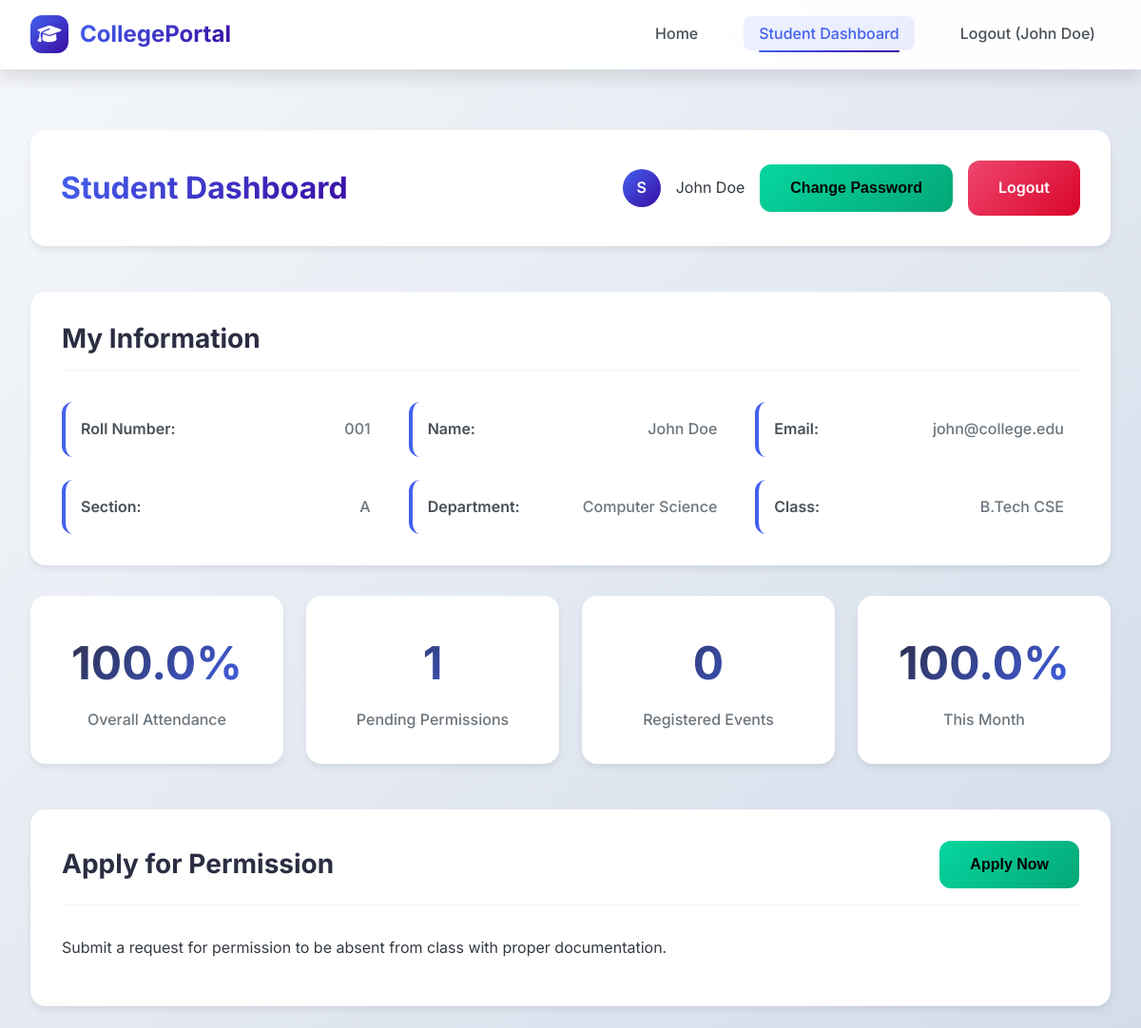
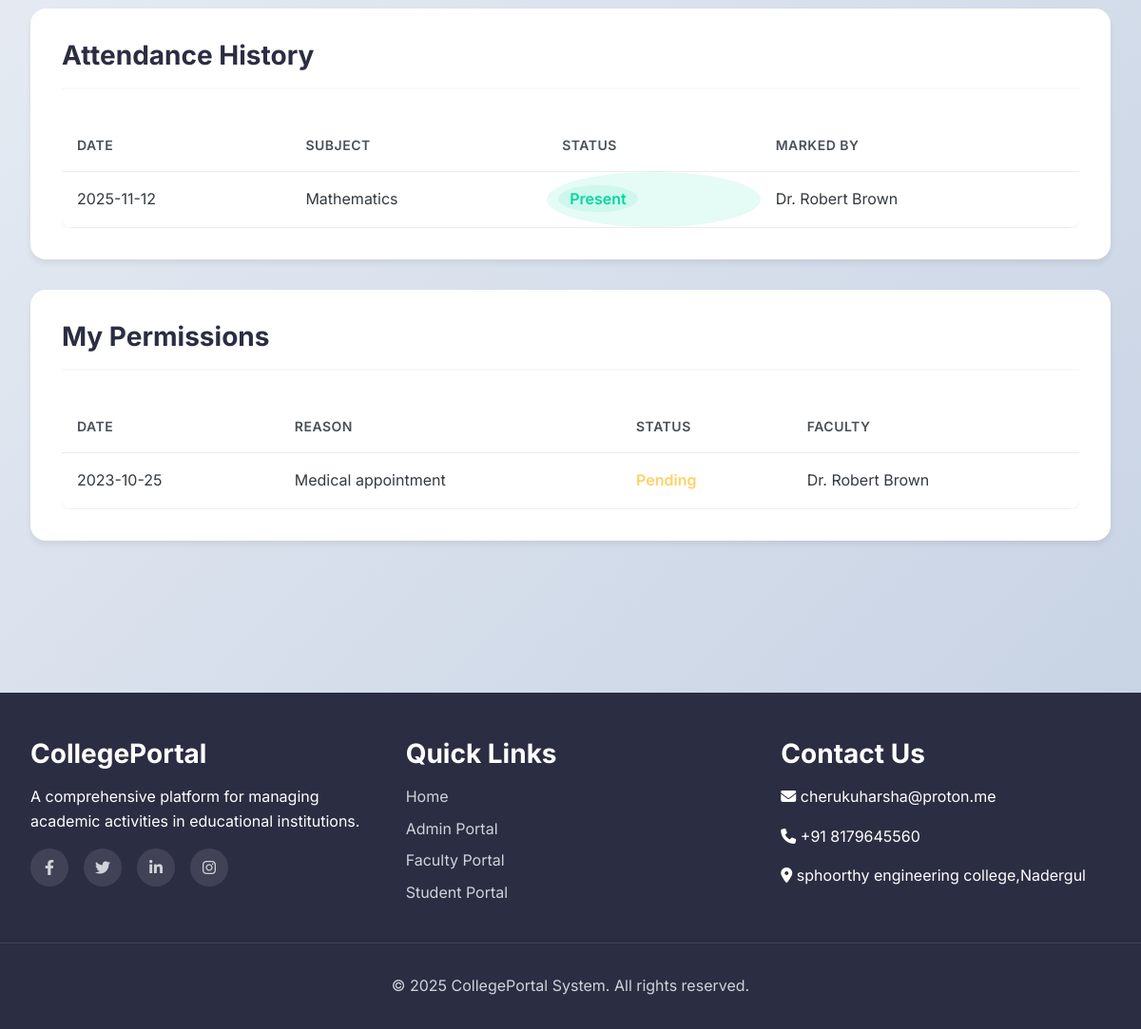
Before: /student/dashboard (signed in) with the older database file (2 pictures, top to bottom).
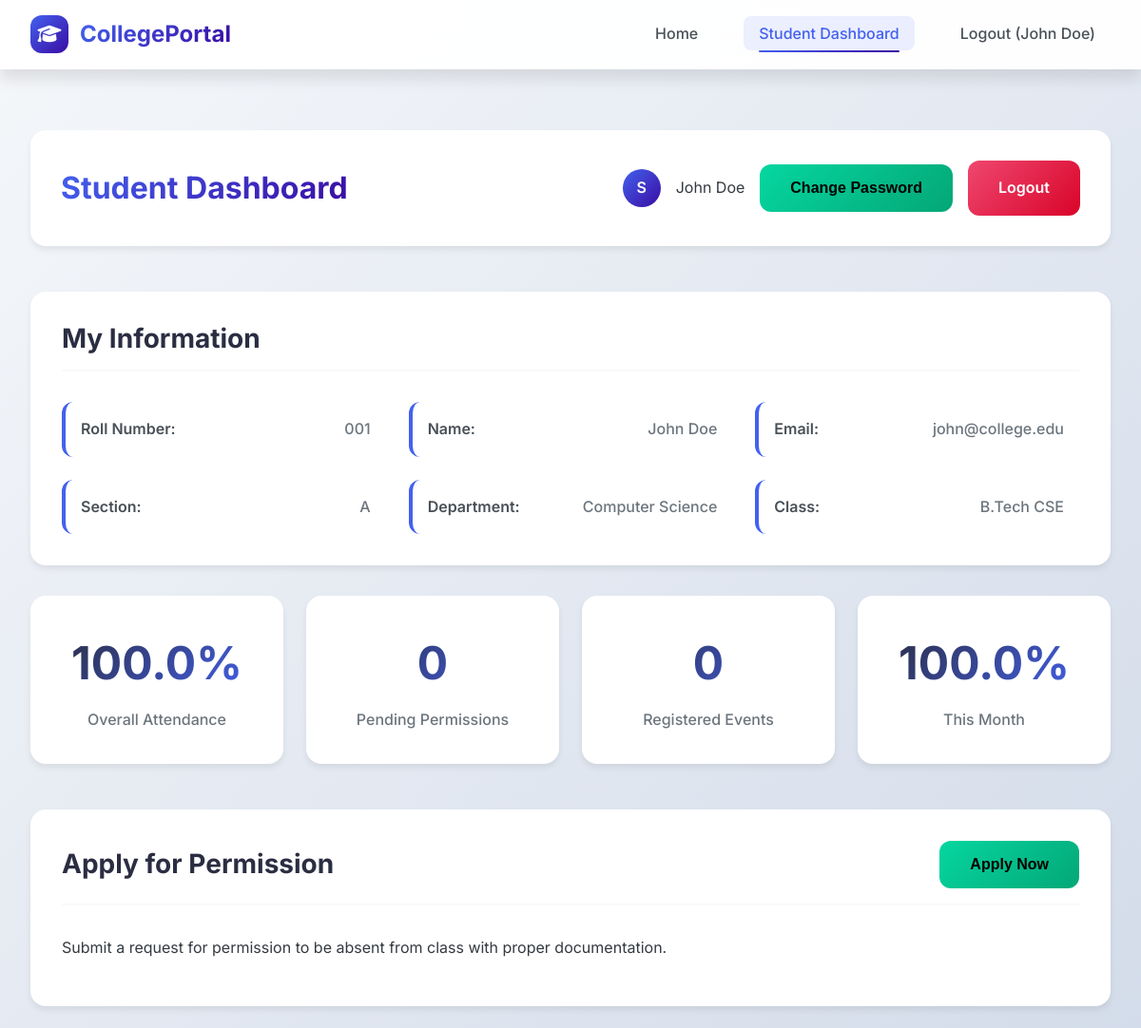
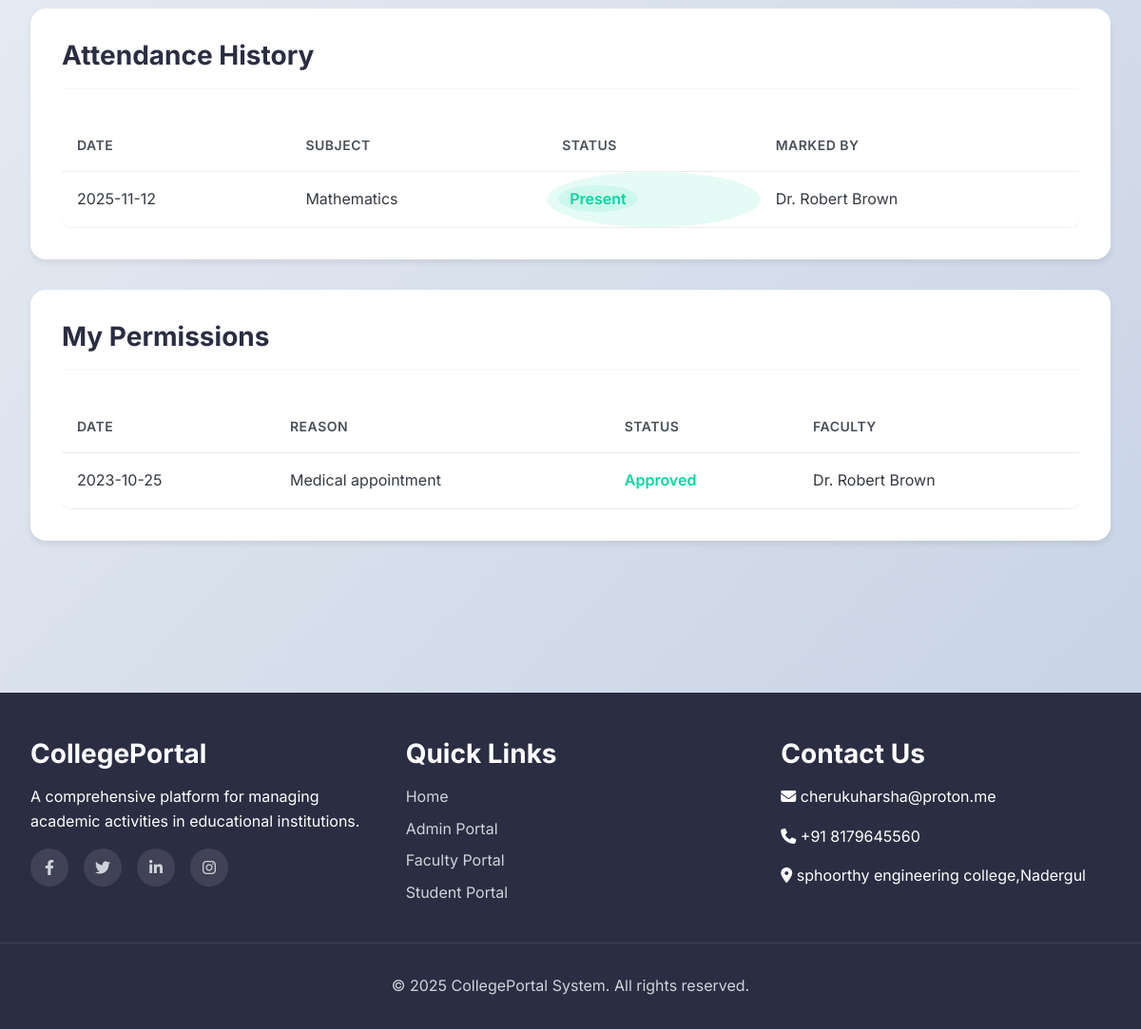
After: the same page with the newer database file (2 pictures, top to bottom).
### tables this page shows
CREATE TABLE users (
            id INTEGER PRIMARY KEY AUTOINCREMENT,
            username TEXT UNIQUE NOT NULL,
            password TEXT NOT NULL,
            role TEXT NOT NULL,
            name TEXT NOT NULL,
            email TEXT,
            rollno TEXT,
            section TEXT,
            department TEXT,
            class TEXT
        );

CREATE TABLE attendance (
            id INTEGER PRIMARY KEY AUTOINCREMENT,
            student_id INTEGER,
            class_id INTEGER,
            date DATE NOT NULL,
            status TEXT NOT NULL,
            marked_by INTEGER,
            created_at TIMESTAMP DEFAULT CURRENT_TIMESTAMP,
            FOREIGN KEY (student_id) REFERENCES users (id),
            FOREIGN KEY (marked_by) REFERENCES users (id)
        );

CREATE TABLE classes (
            id INTEGER PRIMARY KEY AUTOINCREMENT,
            name TEXT NOT NULL,
            faculty_id INTEGER,
            schedule TEXT,
            room TEXT,
            FOREIGN KEY (faculty_id) REFERENCES users (id)
        );

CREATE TABLE permissions (
            id INTEGER PRIMARY KEY AUTOINCREMENT,
            student_id INTEGER,
            faculty_id INTEGER,
            date DATE NOT NULL,
            reason TEXT NOT NULL,
            proof TEXT,
            status TEXT DEFAULT 'pending',
            created_at TIMESTAMP DEFAULT CURRENT_TIMESTAMP,
            FOREIGN KEY (student_id) REFERENCES users (id),
            FOREIGN KEY (faculty_id) REFERENCES users (id)
        );

### app.py (the view)
@app.route('/student/dashboard')
def student_dashboard():
    if 'user_id' not in session or session['role'] != 'student':
        return redirect(url_for('index'))
    conn = get_db_connection()
    student_id = session['user_id']
    clubs_events = conn.execute('SELECT * FROM clubs_events WHERE is_active = 1').fetchall()
    clubs = [ce for ce in clubs_events if ce['type'] == 'club']
    events = [ce for ce in clubs_events if ce['type'] == 'event']
    attendance_percentage = conn.execute('''
        SELECT
            COUNT(CASE WHEN status = 'present' THEN 1 END) * 100.0 / COUNT(*) as percentage
        FROM attendance
        WHERE student_id = ?
    ''', (student_id,)).fetchone()[0] or 0
    pending_permissions = conn.execute('SELECT COUNT(*) FROM permissions WHERE student_id = ? AND status = "pending"', (student_id,)).fetchone()[0]
    events_count = conn.execute('SELECT COUNT(*) FROM student_events WHERE student_id = ?', (student_id,)).fetchone()[0]
    attendance = conn.execute('''
        SELECT
            a.date,
            c.name as subject,
            a.status,
            u.name as marked_by
        FROM attendance a
        LEFT JOIN classes c ON a.class_id = c.id
        LEFT JOIN users u ON a.marked_by = u.id
        WHERE a.student_id = ?
        ORDER BY a.date DESC
        LIMIT 50
    ''', (student_id,)).fetchall()
    permissions = conn.execute('''
        SELECT p.*, u.name as faculty_name
        FROM permissions p
        LEFT JOIN users u ON p.faculty_id = u.id
        WHERE p.student_id = ?
    ''', (student_id,)).fetchall()
    student = conn.execute('SELECT * FROM users WHERE id = ?', (student_id,)).fetchone()
    conn.close()
    return render_template('student_dashboard.html',
                         clubs=clubs,
                         events=events,
                         attendance_percentage=attendance_percentage,
                         pending_permissions=pending_permissions,
                         events_count=events_count,
                         attendance=attendance,
                         permissions=permissions,
                         student=student,
                         current_date=date.today())

### app.py (called while the page is built)
def get_db_connection():
    conn = sqlite3.connect(DATABASE)
    conn.row_factory = sqlite3.Row
    return conn

### templates/student_dashboard.html (shortened to what this page needs)
{% extends "base.html" %}
{% block content %}
<section class="dashboard">
    <div class="container">
        <div class="dashboard-header">
            <h2 class="dashboard-title">Student Dashboard</h2>
            <div class="user-info">
                <div class="user-avatar">S</div>
                <span>{{ session.name }}</span>
                <button class="btn btn-student" id="change-password-btn">Change Password</button>
                <a href="{{ url_for('logout') }}" class="btn btn-danger">Logout</a>
            </div>
        </div>
        <div class="dashboard-section">
            <div class="section-header">
                <h3>My Information</h3>
            </div>
            <div class="student-info-grid">
                <div class="info-item">
                    <label>Roll Number:</label>
                    <span>{{ student.rollno or 'N/A' }}</span>
                </div>
                <div class="info-item">
                    <label>Name:</label>
                    <span>{{ student.name }}</span>
                </div>
                <div class="info-item">
                    <label>Email:</label>
                    <span>{{ student.email or 'N/A' }}</span>
                </div>
                <div class="info-item">
                    <label>Section:</label>
                    <span>{{ student.section or 'N/A' }}</span>
                </div>
                <div class="info-item">
                    <label>Department:</label>
                    <span>{{ student.department or 'N/A' }}</span>
                </div>
                <div class="info-item">
                    <label>Class:</label>
                    <span>{{ student.class or 'N/A' }}</span>
                </div>
            </div>
        </div>
        <div class="dashboard-grid">
            <div class="stat-card">
                <div class="stat-number student-stat">{{ "%.1f"|format(attendance_percentage) }}%</div>
                <p>Overall Attendance</p>
            </div>
            <div class="stat-card">
                <div class="stat-number student-stat">{{ pending_permissions }}</div>
                <p>Pending Permissions</p>
            </div>
            <div class="stat-card">
                <div class="stat-number student-stat">{{ events_count }}</div>
                <p>Registered Events</p>
            </div>
            <div class="stat-card">
                <div class="stat-number student-stat">{{ (attendance|selectattr("status", "equalto", "present")|list|length / attendance|length * 100 if attendance|length > 0 else 0)|round(1) }}%</div>
                <p>This Month</p>
            </div>
        </div>
        <div class="dashboard-section">
            <div class="section-header">
                <h3>Apply for Permission</h3>
                <button class="btn btn-student" id="apply-permission-btn">Apply Now</button>
            </div>
            <p>Submit a request for permission to be absent from class with proper documentation.</p>
        </div>
        <div class="dashboard-section">
            <div class="section-header">
                <h3>Attendance History</h3>
            </div>
            <div class="table-responsive">
                <table>
                    <thead>
                        <tr>
                            <th>Date</th>
                            <th>Subject</th>
                            <th>Status</th>
                            <th>Marked By</th>
                        </tr>
                    </thead>
                    <tbody>
                        {% for record in attendance %}
                        <tr>
                            <td>{{ record.date }}</td>
                            <td>{{ record.subject or 'General' }}</td>
                            <td class="status-{{ record.status }}">
                                {% if record.status == 'present' %}
                                <span class="status-present">Present</span>
                                {% else %}
                                <span class="status-absent">Absent</span>
                                {% endif %}
                            </td>
                            <td>{{ record.marked_by or 'System' }}</td>
                        </tr>
                        {% else %}
                        <tr>
                            <td colspan="4" style="text-align: center; color: #666;">No attendance records found</td>
                        </tr>
                        {% endfor %}
                    </tbody>
                </table>
            </div>
        </div>
        <div class="dashboard-section">
            <div class="section-header">
                <h3>My Permissions</h3>
            </div>
            <div class="table-responsive">
                <table>
                    <thead>
                        <tr>
                            <th>Date</th>
                            <th>Reason</th>
                            <th>Status</th>
                            <th>Faculty</th>
                        </tr>
                    </thead>
                    <tbody>
                        {% for permission in permissions %}
                        <tr>
                            <td>{{ permission.date }}</td>
                            <td>{{ permission.reason }}</td>
                            <td class="status-{{ permission.status }}">{{ permission.status|title }}</td>
                            <td>{{ permission.faculty_name or 'Pending Assignment' }}</td>
                        </tr>
                        {% else %}
                        <tr>
                            <td colspan="4" style="text-align: center; color: #666;">No permission requests found</td>
                        </tr>
                        {% endfor %}
                    </tbody>
                </table>
            </div>
        </div>
    </div>
</section>
{% endblock %}

### templates/base.html (shortened to what this page needs)
<!DOCTYPE html>
<html lang="en">
<head>
    <link rel="stylesheet" href="https://cdnjs.cloudflare.com/ajax/libs/font-awesome/6.4.0/css/all.min.css">
    <link rel="stylesheet" href="{{ url_for('static', filename='css/style.css') }}">
</head>
<body>
    <header>
        <div class="header-content">
            <div class="logo">
                <div class="logo-icon">
                    <i class="fas fa-graduation-cap"></i>
                </div>
                <h1>CollegePortal</h1>
            </div>
            <nav>
                <ul>
                    <li><a href="{{ url_for('index') }}" class="{% if request.path == '/' %}active{% endif %}">Home</a></li>
                    {% if session.role == 'admin' %}
                    <li><a href="{{ url_for('admin_dashboard') }}" class="{% if 'admin' in request.path %}active{% endif %}">Admin Dashboard</a></li>
                    {% elif session.role == 'faculty' %}
                    <li><a href="{{ url_for('faculty_dashboard') }}" class="{% if 'faculty' in request.path %}active{% endif %}">Faculty Dashboard</a></li>
                    {% elif session.role == 'student' %}
                    <li><a href="{{ url_for('student_dashboard') }}" class="{% if 'student' in request.path %}active{% endif %}">Student Dashboard</a></li>
                    {% endif %}
                    {% if session.user_id %}
                    <li><a href="{{ url_for('logout') }}">Logout ({{ session.name }})</a></li>
                    {% else %}
                    <li><a href="#">About</a></li>
                    <li><a href="#">Contact</a></li>
                    {% endif %}
                </ul>
            </nav>
        </div>
    </header>
    <main>
        {% block content %}{% endblock %}
    </main>
    <footer>
        <div class="footer-content">
            <div class="footer-section">
                <h3>CollegePortal</h3>
                <p>A comprehensive platform for managing academic activities in educational institutions.</p>
                <div class="social-links">
                    <a href="#"><i class="fab fa-facebook-f"></i></a>
                    <a href="#"><i class="fab fa-twitter"></i></a>
                    <a href="#"><i class="fab fa-linkedin-in"></i></a>
                    <a href="#"><i class="fab fa-instagram"></i></a>
                </div>
            </div>
            <div class="footer-section">
                <h3>Quick Links</h3>
                <a href="{{ url_for('index') }}">Home</a>
                <a href="#">Admin Portal</a>
                <a href="#">Faculty Portal</a>
                <a href="#">Student Portal</a>
            </div>
            <div class="footer-section">
                <h3>Contact Us</h3>
                <p><i class="fas fa-envelope"></i> cherukuharsha@proton.me</p>
                <p><i class="fas fa-phone"></i> +91 8179645560</p>
                <p><i class="fas fa-map-marker-alt"></i> sphoorthy engineering college,Nadergul</p>
            </div>
        </div>
        <div class="copyright">
            <p>&copy; 2025 CollegePortal System. All rights reserved.</p>
        </div>
    </footer>
</body>
</html>

Changed rows visible on the page:
changed permissions "Medical appointment": status "Pending" → "Approved"
Other visible differences:
{{ pending_permissions }}: "1" → "0"
